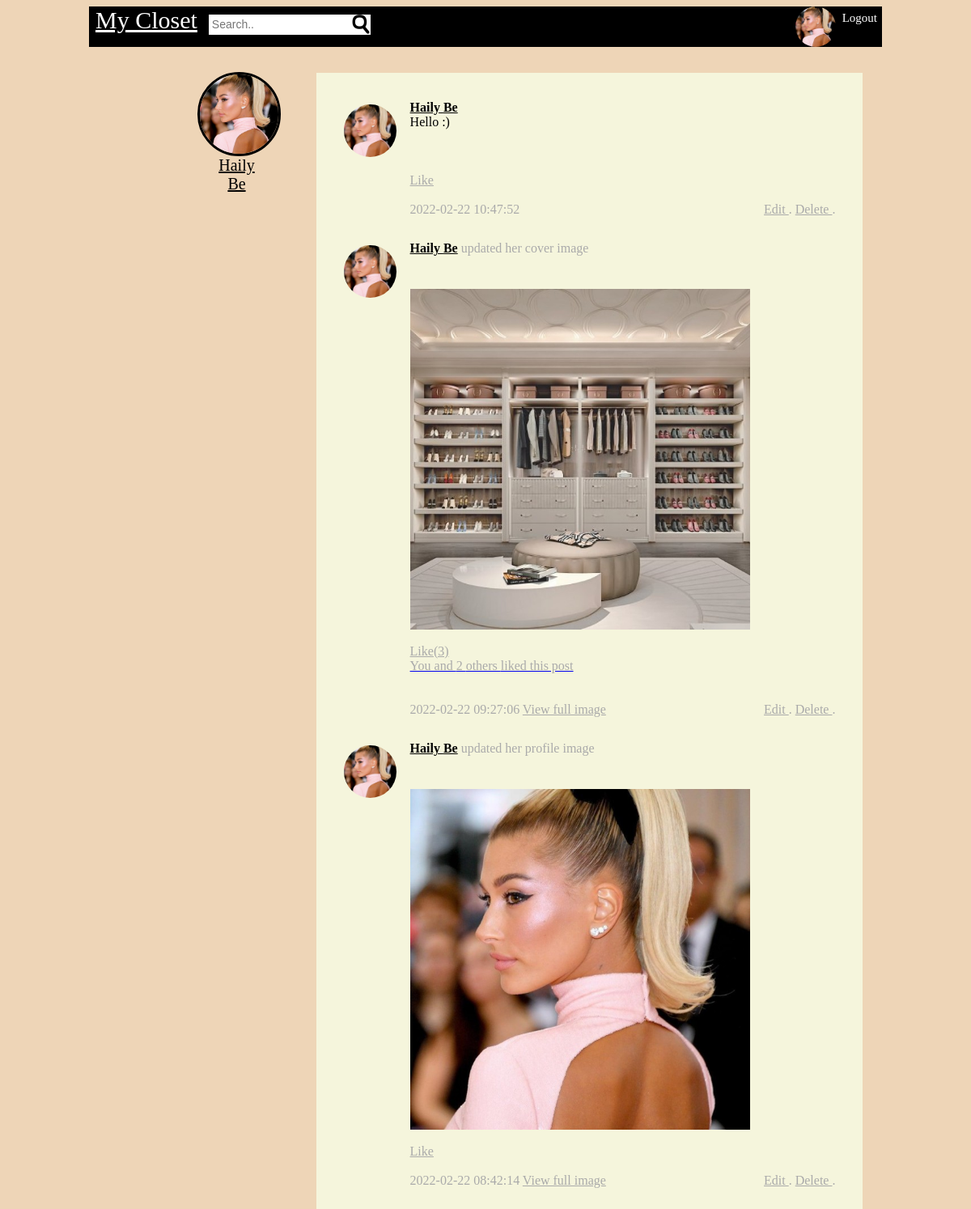
The page / (signed in) on the database its author committed.
### tables this page shows
CREATE TABLE `users` (
  `Id` bigint(19) NOT NULL,
  `userid` bigint(19) NOT NULL,
  `first_name` varchar(50) NOT NULL,
  `last_name` varchar(50) NOT NULL,
  `gender` varchar(6) NOT NULL,
  `email` varchar(100) NOT NULL,
  `password` varchar(100) NOT NULL,
  `url_adress` varchar(100) NOT NULL,
  `date` timestamp NOT NULL DEFAULT current_timestamp() ON UPDATE current_timestamp(),
  `profile_image` varchar(1000) NOT NULL,
  `cover_image` varchar(1000) NOT NULL,
  `likes` int(11) NOT NULL
);

CREATE TABLE `posts` (
  `ID` bigint(19) NOT NULL,
  `postid` bigint(19) NOT NULL,
  `userid` bigint(19) NOT NULL,
  `post` text NOT NULL,
  `image` varchar(500) NOT NULL,
  `comments` int(11) NOT NULL,
  `likes` int(11) NOT NULL,
  `date` timestamp NOT NULL DEFAULT current_timestamp() ON UPDATE current_timestamp(),
  `has_image` tinyint(1) NOT NULL,
  `is_profile_image` tinyint(1) NOT NULL,
  `is_cover_image` tinyint(1) NOT NULL,
  `parent` bigint(20) NOT NULL
);

CREATE TABLE `likes` (
  `id` bigint(20) NOT NULL,
  `type` varchar(10) NOT NULL,
  `contentid` bigint(20) NOT NULL,
  `likes` text NOT NULL,
  `following` text NOT NULL
);

### classes/conect.php (called while the page is built, shortened)
<?php
class Database
{
	private $host = "localhost";
	private $username = "root";
	private $password = "" ;
	private $db = "open_it_db";
	function connect()
	{
		$connection = mysqli_connect($this->host,$this->username,$this->password,$this->db);
		return $connection;
	}
	function read($query)
	{
		$conn = $this->connect();
		$res = mysqli_query($conn,$query);
		if($res == false)
		{
			return false;
		}else
		{
			$data = false;
			while($row = mysqli_fetch_array($res))
			{
				$data[] = $row;
			}
			return $data;
		}
	}
}
?>

### classes/login.php (called while the page is built, shortened)
<?php
class Login
{
	public function check_login($id)
	{
	    if(is_numeric($id))
		{
			$query = "select * from users where userid = '$id' limit 1";
			$DB = new Database();
			$res = $DB->read($query);
			if($res)
			{
				$user_data = $res[0];
				return $user_data;
			}else
			{
				header("Location: log_in.php");
				die;
			}
		}else
		{
			header("Location: log_in.php");
			die;
		}
	}
}

### classes/image.php (called while the page is built, shortened)
<?php
	class Image
	{
		public function get_thumb_profile($file_name)
		{
			$thumbnail = $file_name . "_profile_thumb.jpg";
			if(file_exists($thumbnail))
			{
				return $thumbnail;
			}
		}
		public function get_thumb_post($file_name)
		{
			$thumbnail = $file_name . "_post_thumb.jpg";
			if(file_exists($thumbnail))
			{
				return $thumbnail;
			}
		}
	}
?>

### classes/user.php (called while the page is built, shortened)
<?php
class User
{
	public function get_user($id)
	{
		$query = "select * from users where userid = '$id' limit 1 ";
		$DB = new Database();
		$res = $DB->read($query);
		if($res)
		{
			return $res[0];
		}else
		{
			return false;
		}
	}
		public function get_following($id,$type)
	{
		$DB = new Database();
		if(is_numeric($id))
		{
			$type = 'user';
			$sql = "select following from likes where type = '$type' && contentid = '$id' limit 10 ";
			$res = $DB->read($sql);
			if(is_array($res))
			{
				$following = json_decode($res[0]['following'],true);
				return $following;
			}
		}
		return false;
	}
}

### classes/posts.php (called while the page is built, shortened)
<?php
class Post
{
	public function get_post($id)
	{
		$query = "select * from posts where userid = '$id' order by id desc limit 10";
		$DB = new Database();
		$res = $DB->read($query);
		if($res)
		{
			return $res;
		}else
		{
			return false;
		}
	}
	public function i_own_post($postid,$openit_userid = 0)
	{
		$query = "select * from posts where postid = '$postid' limit 1";
		$DB = new Database();
	    $res = $DB->read($query);
		if(is_array($res))
		{
			if($res[0]['userid'] == $openit_userid)
			{
				return true;
			}
		}
		return false;
	}
}

### post.php (the view, shortened to what this page needs)
<div id="post">
	<div id="name_inpost">
		<?php
			$image = "Img/female.jfif";
			if(file_exists($ROW_USER['profile_image']))
			{
				$image = $img_class->get_thumb_profile($ROW_USER['profile_image']);
			}
		?>
		<img id = "img_inpost2" src="<?php echo $image?>">
	</div>
	<div style = "width:100%">
		<div id="name_inpost">
			<?php
				echo "<a style='color:black;font-weight:bold;font-family:Segoe Script' href='profile.php?id=ROW[userid]'>";
				echo htmlspecialchars($ROW_USER['first_name']) . " " . htmlspecialchars($ROW_USER['last_name']) ;
				echo "</a>";
				if($ROW['is_profile_image'] == 1)
				{
					$pronoun = "his";
					if($ROW_USER['gender'] == "Female")
					{
						$pronoun = "her";
					}
					echo "<span style='font-weight:normal; color: #aaa'> updated $pronoun profile image</span>";
				}
				if($ROW['is_cover_image'])
				{
					$pronoun = "his";
					if($ROW_USER['gender'] == "Female")
					{
						$pronoun = "her";
					}
					echo "<span style='font-weight:normal; color: #aaa'> updated $pronoun cover image</span>";
				}
			?>
		</div>
		<?php echo htmlspecialchars($ROW['post']) ?>
		<br><br>
		<?php
			if(file_exists($ROW['image']))
			{
				$post_img = $img_class->get_thumb_post($ROW['image']);
				echo "<img src='$post_img' />";
			}
		?>
		<br/><br/>
		<?php
			$likes = ($ROW['likes'] > 0) ? "(" .$ROW['likes']. ")" : "" ;
		?>
		<a id="like" href="like.php?type=post&id=<?php echo $ROW['postid'] ?>">Like<?php echo $likes?></a>
		<?php
			$i_liked = false;
			if(isset($_SESSION['openit_userid']))
			{
				$DB = new Database();
				$sql = "select likes from likes where type = 'post' && contentid = '$ROW[postid]' limit 1 ";
				$res = $DB->read($sql);
				if(is_array($res))
				{
					$likes = json_decode($res[0]['likes'],true);
					$user_ids = array_column($likes,"userid");
					if(in_array($_SESSION['openit_userid'],$user_ids))
					{
						$i_liked = true;
					}
				}
				if($ROW['likes'] > 0)
				{
					echo "<br>";
					echo "<a href='likes.php?type=post&id=$ROW[postid]'>";
					if($ROW['likes'] == 1)
					{
						if($i_liked)
						{
							echo "<div style='text-align:left; color:#aaa'>  You liked this post </div>";
						}else
						{
							echo "<div style='text-align:left; color:#aaa'>  1 Person liked this post </div>";
						}
					}else{
						if($i_liked)
						{
							$text = "others";
							echo "<div style='text-align:left; color:#aaa'> You and " . ($ROW['likes']-1). " " .  $text . " liked this post </div>";
						}else
						{
							echo "<div style='text-align:left; color:#aaa'>" . $ROW['likes'] . " People liked this post </div>";
						}
					}
					echo "</a>";
				}
			}
		?>
		<br/><br/>
		<span style="color:#aaa">
			<?php echo $ROW['date'] ?>
		</span>
		<?php
			if($ROW['has_image'])
			{
				echo "<a style='color:#aaa;' href='image_view.php?id=$ROW[postid]' >";
				echo "View full image";
				echo "</a>";
			}
		?>
		<span style="color:#aaa; float:right;">
			<?php
				$post = new Post();
				if($post->i_own_post($ROW['postid'],$_SESSION['openit_userid']))
				{
					echo "
					<a style='color:#aaa;' href='edit.php?id=$ROW[postid]'>
						Edit
					</a> .
					<a style='color:#aaa;' href='delete.php?id=$ROW[postid]' >
						Delete
					</a> . ";
				}
			?>
		</span>
		</div>
</div>

### index.php (shortened to what this page needs)
<?php
	$login = new Login();
	$user_data = $login->check_login($_SESSION['openit_userid']);
	$USER = $user_data;
?>
<html>
	<head>
		<link href="css/style.css" rel="stylesheet" >
	</head>
	<body class="index_class">
		<?php include("header.php") ?>
		<div class="row only-mobile" id="cover_area_index">
				<div class="row only-mobile" id ="index"">
					<div class="col-3 only-mobile" id="friends_area2">
						<div id="likes_bar_index">
					<?php
							$image = "Img/Male.jfif";
							if($user_data['gender'] == "Female")
							{
								$image = "Img/female.jfif";
							}
							if(file_exists($user_data['profile_image']))
							{
								$image = $img_class->get_thumb_profile($user_data['profile_image']);
							}
					?>
					<img id="pic_inindex" src="<?php echo $image ?>" ></br>
							<a id="name_in_tit" href ="profile.php">
								<?php  echo $user_data['first_name'] . " " . $user_data['last_name'] ?>
							</a>
						</div>
					</div>
					<div  class="col-9 only-mobile" id="posts_area_index" >
						<div class="only-mobile" id="posts_bar_index">
							<?php
								$user_class = new User();
								$followers = $user_class->get_following($_SESSION['openit_userid'],"userid");
								$follower_ids = "";
								$post = new Post();
								$img_class = new Image();
								if(is_array($followers))
								{
									$follower_ids = implode(",",$followers);
								}
								$follower_ids = explode(",",$follower_ids);
									foreach($follower_ids as $temp_id)
									{
										$user = new User();
										$ROW_USER = $user->get_user($temp_id);
										$r = $post->get_post($temp_id);
											if($r !== false){
												foreach($r as $ROW)
												{
													include("post.php");
												}
											}
									}
							?>
						</div>
					</div>
		</div>
	</body>
</html>

### header.php
<?php
	$corner_image = "Img/male.jfif";
	if(isset($USER))
	{
		if(file_exists($USER['profile_image']))
		{
			$img_class = new Image();
			$corner_image = $img_class->get_thumb_profile($USER['profile_image']);
		}else
		{
			if($USER['gender'] == "Female")
			{
				$corner_image = "Img/female.jfif";
			}
		}
	}
?>
<div id="bar">
	<form method="get" action="search.php">
		<a id="mycloset_tit" href="index.php"> My Closet</a>
			<input type="text" id="search_box" name='find' placeholder="Search..">
		<a href="logout.php">
			<span id="click_logout">Logout</span>
		</a>
		<a href="profile.php">
			<img src="<?php echo $corner_image ?>" id="pic_inbar">
		</a>
	</form>
</div>

### css/style.css (style rules this page uses)
body { background-color:#EED5B7; font-family:tahoma; }
body > div { max-width:980px; }
.index_class > div { margin-left:17%; }
#bar { font-family:tahoma; height: 50px; background-color:black; color: white; margin:auto; }
#search_box { padding: 4px; width:200px; height:25px; border:none; font-size:14px; background-image:url(Img/search_logo.png); background-repeat:no-repeat; background-position:right; }
#pic_inindex { width:220%; margin-top:-42px; border-radius:50%; border:solid; float:center; margin-left:-60%; }
#likes_bar_index { min-height:5%; margin-top:5%; padding:8px; text-align:center; font-size:20px; }
#posts_bar_index { margin-top:-20%; background-color:#F5F5DC; padding:5%; width:90%; margin-left: 5%; }
#posts_bar_index img { max-width:80%; }
#post { display:flex; margin-bottom:5%; }
#posts_area_index { min-height:400px; flex-basis:69%; padding:20px; padding-right:1%; margin-top: 15%; margin-right: 15%; }
#name_inpost { font-weight:bold; }
#pic_inbar { width:50px; float:right; margin-right:8px; height:50px; border-radius:50%; }
#friends_area2 { min-height:60%; flex:1; }
#click_logout { font-size:15px; float:right; margin:6px; color:white; margin-left:0px; }
#mycloset_tit { margin:10px; color:white; margin-left: 8px; font-size:30px; }
#name_in_tit { font-size:100%; color:black; font-family:Segoe Script; }
#img_inpost2 { width:90px; margin-right:4px; border-radius:50px; }
#index { display:flex; }
#index img { margin-top:5px; }
#like { color:#aaa; }
.row::after { content: ""; clear: both; display: table; }
.col-3 { width: 17%; }
.col-9 { width: 75%; }
[class*="col-"] { float: left; padding: 15px; padding-left: 53px }

### rows shown on the page
users: profile_image (picture), first_name "Haily", last_name "Be", gender "her"
posts: users.profile_image (picture), post "Hello :)", date "2022-02-22 10:47:52"
posts: users.profile_image (picture), image (picture), likes "(3)", $ROW['likes']-1 "2", likes.likes "others", date "2022-02-22 09:27:06"
posts: users.profile_image (picture), image (picture), date "2022-02-22 08:42:14"
